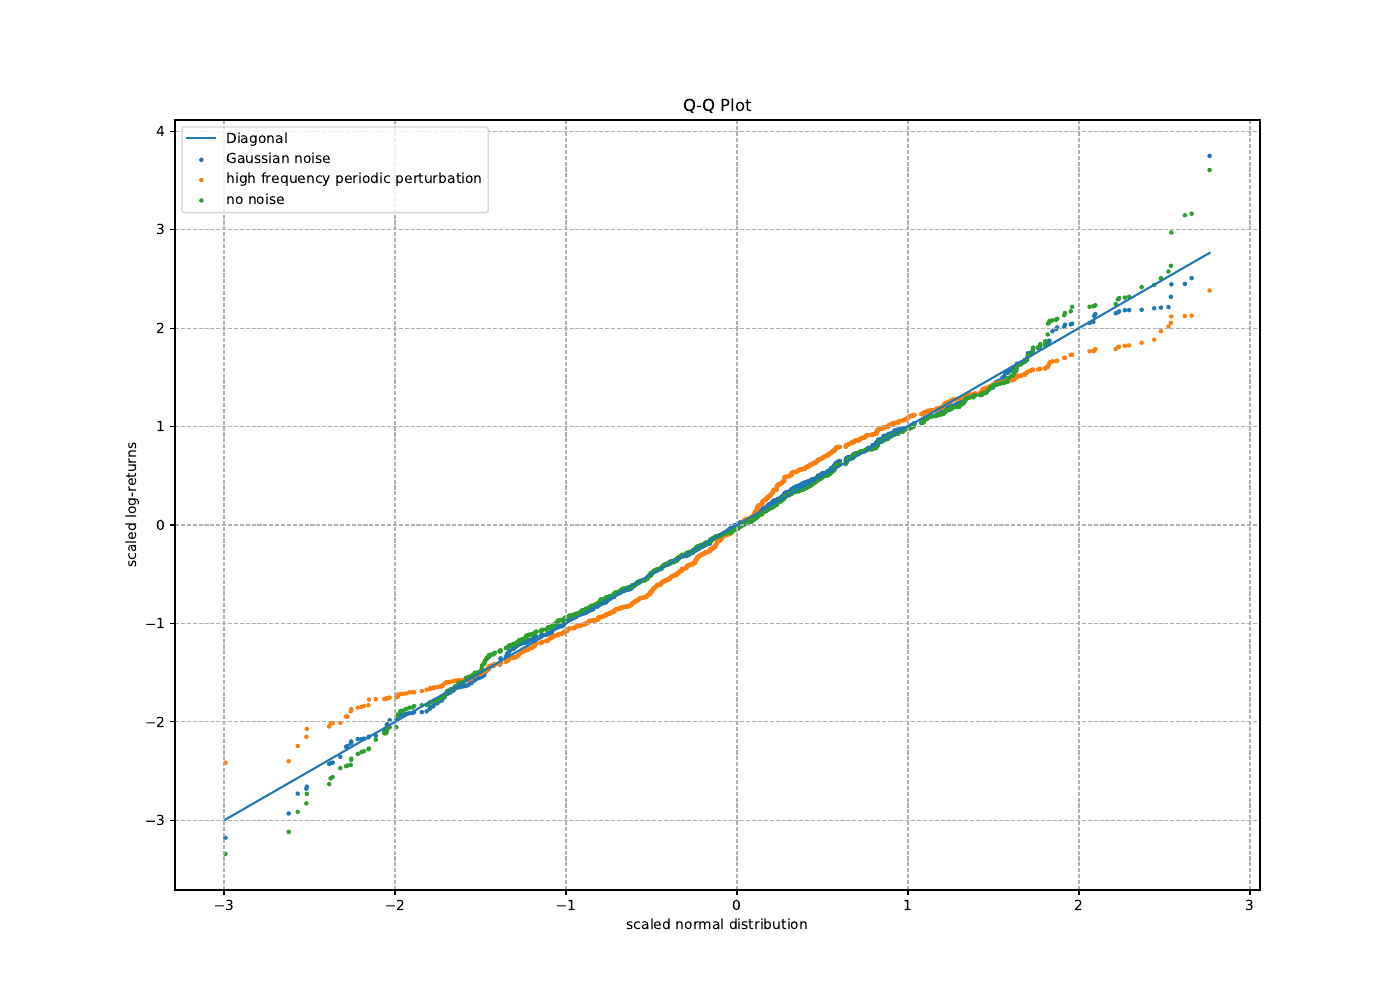

The Python source for this figure:
from HW05_2019_10_14.p3 import j2x
from HW06_2019_10_21.p1a import geom_brownian
import numpy as np
import matplotlib.pyplot as plt

if __name__ == '__main__':
    k = 10
    N = 2 ** k
    dt = 1 / 2 ** k
    mu = 0.2
    sigma = 0.4
    seed = 5
    gbm0 = geom_brownian(N=N + 1, mu=mu, sigma=sigma, seed=seed)
    g_noise = np.sqrt(dt) * np.random.normal(0, 1, N + 1)
    p_noise = np.sqrt(dt) * np.sin(2 * np.pi * 10e6 * np.arange(N + 1))
    gbm1 = gbm0 + g_noise
    gbm2 = gbm0 + p_noise

    n_sample = np.sort(j2x(np.random.normal(loc=0, scale=1, size=N + 1)))
    g_sample = np.sort(j2x(np.log(gbm1)))
    p_sample = np.sort(j2x(np.log(gbm2)))
    gbm_sample = np.sort(j2x(np.log(gbm0)))

    plt.rc('figure', figsize=(14, 10))
    plt.plot(n_sample, n_sample, label='Diagonal')
    plt.scatter(n_sample, g_sample, s=5, label='Gaussian noise')
    plt.scatter(n_sample, p_sample, s=5, label='high frequency periodic perturbation')
    plt.scatter(n_sample, gbm_sample, s=5, label='no noise')
    plt.title('Q-Q Plot')
    plt.xlabel('scaled normal distribution')
    plt.ylabel('scaled log-returns')
    plt.legend()
    plt.grid(linestyle='--')
    # plt.savefig('p1e.pdf')
    plt.show()

    """
    GBM with mu = 0.2, sigma = 0.4 does not follow a normal distribution, 
    and the shape indicates the value are more centered to the middle, comparing to a normal distribution.
    Add a high frequency periodic perturbation does not affect the distribution of a GBM;
    Add a Gaussian noise change the distribution of GBM very slightly.
    """